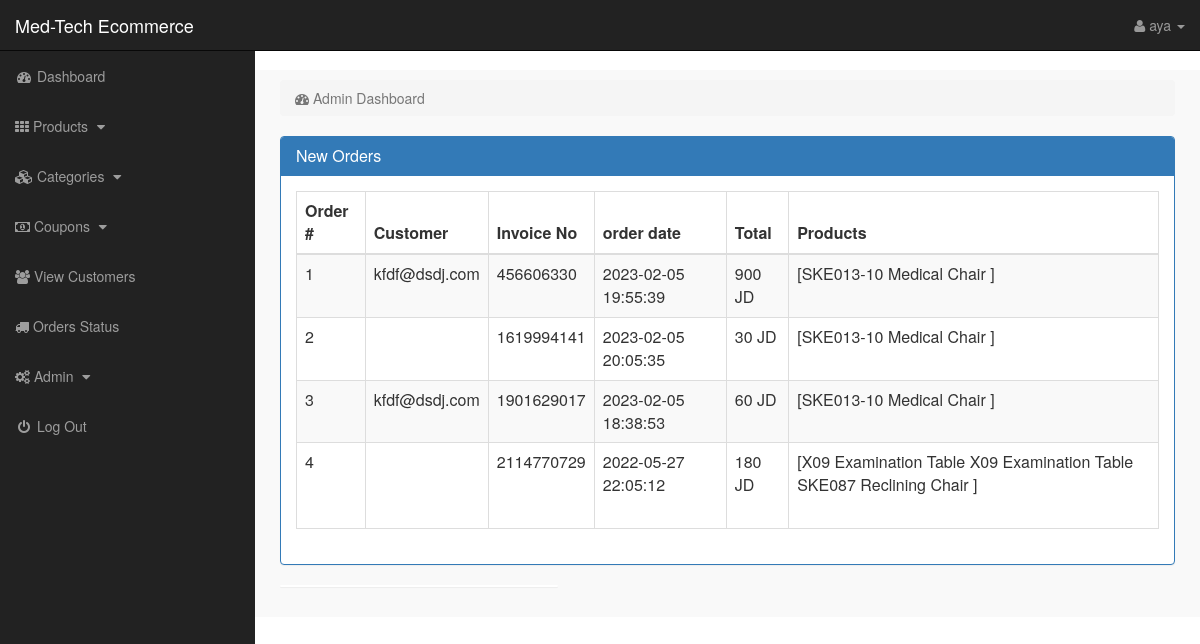
The app's page /admin/index.php?dashboard (signed in) with its own data.
### tables this page shows
CREATE TABLE `pending_orders` (
  `order_id` int(10) NOT NULL,
  `customer_id` int(10) NOT NULL,
  `invoice_no` int(10) NOT NULL,
  `orderDate` timestamp NOT NULL DEFAULT current_timestamp() ON UPDATE current_timestamp(),
  `price` int(11) NOT NULL,
  `order_status` varchar(255) NOT NULL,
  `payment_status` varchar(255) NOT NULL
);

CREATE TABLE `customers` (
  `customer_id` int(10) NOT NULL,
  `customer_name` varchar(255) NOT NULL,
  `customer_email` varchar(255) NOT NULL,
  `customer_pass` varchar(255) NOT NULL,
  `customer_country` text NOT NULL,
  `customer_city` text NOT NULL,
  `customer_contact` varchar(255) NOT NULL,
  `customer_address` text DEFAULT NULL
);

### admin/dashboard.php (the view, shortened to what this page needs)
<?php
if(!isset($_SESSION['admin_email'])){
echo "<script>window.open('login.php','_self')</script>";
}
else {
?>
<div class="row">
<div class="col-lg-12">
<ol class="breadcrumb">
<li class="active">
<i class="fa fa-dashboard"></i> Admin Dashboard
</li>
</ol>
</div>
</div>
<div class="row" >
<div class="col-lg-12" >
<div class="panel panel-primary" >
<div class="panel-heading" >
<h3 class="panel-title" >
<i></i> New Orders
</h3>
</div>
<div class="panel-body" >
<div class="table-responsive" >
<table class="table table-bordered table-hover table-striped" >
<thead>
<tr>
<th>Order #</th>
<th>Customer</th>
<th>Invoice No</th>
<th>order date</th>
<th>Total</th>
<th>Products</th>
</tr>
</thead>
<tbody>
<?php
$i = 0;
$get_order = "select * from pending_orders group by invoice_no ";
$run_order = mysqli_query($con,$get_order);
while($row_order=mysqli_fetch_array($run_order)){
$c_id = $row_order['customer_id'];
$invoice_no = $row_order['invoice_no'];
$total=$row_order['price'];
$order_date=$row_order['orderDate'];
$i++;
?>
<tr>
<td><?php echo $i; ?></td>
<td>
<?php
    $get_customer = "select * from customers where customer_id='$c_id' ";
    $run_customer = mysqli_query($con,$get_customer);
    $row_customer = mysqli_fetch_array($run_customer);
    $customer_email = $row_customer['customer_email'];
    echo $customer_email;
?>
</td>
<td><?php echo $invoice_no; ?></td>
<td>
<?php echo $order_date?>
</td>
<td>
<?php echo $total . " JD"?>
</td>
<td>
    <?php
$get_pro = "select DISTINCT *   from customer_products where customerID='$c_id' group by customerID ";
$run_pro = mysqli_query($con,$get_pro);
while($row_pro=mysqli_fetch_array($run_pro)){
    $customer_pro = $row_pro['productTitle'];
echo '[' .$customer_pro.' ' .']'.'<br>'.'<br>';
}
    ?>
</td>
</tr>
<?php }
?>
</tbody>
</table>
</div>
</div>
</div>
</div>
<div class="col-md-4">
<div class="panel">
</div>
</div>
</div>
<?php } ?>

### admin/includes/sidebar.php (shortened to what this page needs)
<?php
if(!isset($_SESSION['admin_email'])){
echo "<script>window.open('login.php','_self')</script>";
}
else {
?>
<nav class="navbar navbar-inverse navbar-fixed-top" >
<div class="navbar-header" >
<a class="navbar-brand" href="index.php?dashboard" >Med-Tech Ecommerce</a>
</div>
<ul class="nav navbar-right top-nav" >
<li class="dropdown" >
<a href="#" class="dropdown-toggle" data-toggle="dropdown" >
<i class="fa fa-user" ></i>
<?php echo $admin_name; ?> <b class="caret" ></b>
</a>
</li>
</ul>
<div class="collapse navbar-collapse navbar-ex1-collapse">
<ul class="nav navbar-nav side-nav">
<li>
<a href="index.php?dashboard">
<i class="fa fa-fw fa-dashboard"></i> Dashboard
</a>
</li>
<li>
<a href="#" data-toggle="collapse" data-target="#products">
<i class="fa fa-th"></i> Products
<i class="fa fa-fw fa-caret-down"></i>
</a>
</li>
<li>
<a href="#" data-toggle="collapse" data-target="#cat">
<i class="fa fa-cubes"></i> Categories
<i class="fa fa-fw fa-caret-down"></i>
</a>
</li>
<li>
<a href="#" data-toggle="collapse" data-target="#coupons">
<i class="fa fa-money"></i> Coupons
<i class="fa fa-fw fa-caret-down"></i>
</a>
</li>
<li>
<a href="index.php?view_customers">
<i class="fa fa-users"></i> View Customers
</a>
</li>
<li>
<a href="index.php?order_status">
<i class="fa fa-truck"></i> Orders Status
</a>
</li>
<li >
<a href="#" data-toggle="collapse" data-target="#users">
<i class="fa fa-cogs"></i> Admin
<i class="fa fa-fw fa-caret-down"></i>
</a>
</li>
<li>
<a href="logout.php">
<i class="fa fa-fw fa-power-off"></i> Log Out
</a>
</li>
</ul>
</div>
</nav>
<?php }
 ?>

### admin/css/style.css (style rules this page uses)
body { margin-top:100px; }
@media (min-width: 768px) { body { margin-top:50px; } }
.top-nav { padding:0 15px; }
.top-nav>li { display:inline-block; float:left; }
.top-nav>li>a { padding-top:15px; padding-bottom:15px; line-height:20px; color:#999; }
@media (min-width: 768px) { .side-nav { position:fixed; top:51px; width:255px; border-radius:0; overflow-y:auto; background-color: #222; bottom:0; overflow-x:hidden; padding-bottom:40px; } }
@media (min-width: 768px) { .side-nav>li>a { width:255px; } }
.panel-body { border-radius:5px; }

### records on screen
pending_orders: customer.customer_email "kfdf@dsdj.com", invoice_no "456606330", orderDate "2023-02-05 19:55:39", price "900", customer_pro "SKE013-10 Medical Chair"
pending_orders: invoice_no "1619994141", orderDate "2023-02-05 20:05:35", price "30", customer_pro "SKE013-10 Medical Chair"
pending_orders: customer.customer_email "kfdf@dsdj.com", invoice_no "1901629017", orderDate "2023-02-05 18:38:53", price "60", customer_pro "SKE013-10 Medical Chair"
pending_orders: invoice_no "2114770729", orderDate "2022-05-27 22:05:12", price "180", customer_pro "X09 Examination Table X09 Examination Table SKE087 Reclining Chair"

### other values on screen
$admin_name "aya"
